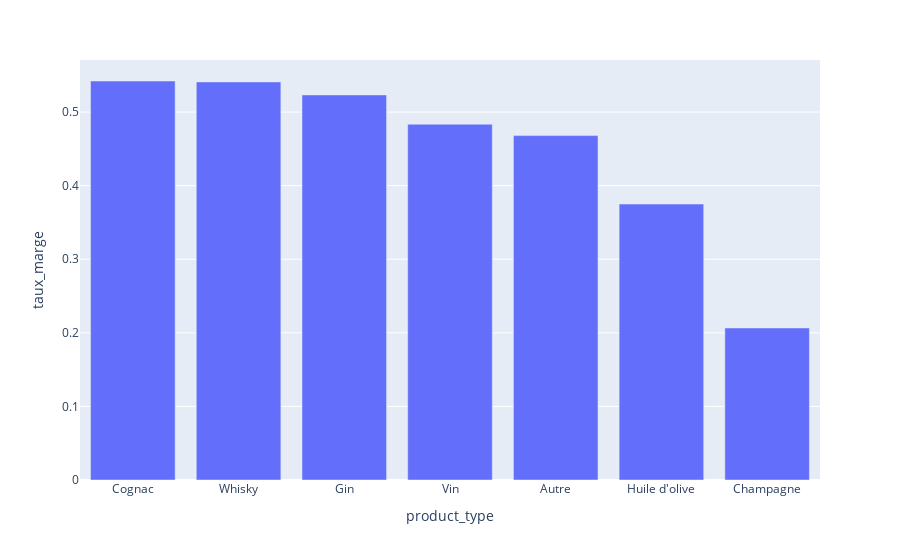

The notebook cell this image was saved under:
### Code cell
#création d'un dataframe avec le taux de marge moyen par type de produit
df_moyenne_marge = df_merge.groupby('product_type')['taux_marge'].mean().reset_index()

#Affichage dans un graphique du taux de marge par type de produit
print(df_moyenne_marge)

graphique_taux_moyenne_marge = df_moyenne_marge.sort_values('taux_marge', ascending=False)
fig = px.bar(graphique_taux_moyenne_marge, y='taux_marge', x='product_type')
fig.update_xaxes(type='category')
fig.show()

### Figure 1 — Plotly figure (JSON) as saved in the notebook; plotly's stock layout.template omitted (floating-point values rounded to 4 significant figures)
{"data": [{"alignmentgroup": "True", "hovertemplate": "product_type=%{x}<br>taux_marge=%{y}<extra></extra>", "legendgroup": "", "marker": {"color": "#636efa", "pattern": {"shape": ""}}, "name": "", "offsetgroup": "", "orientation": "v", "showlegend": false, "textposition": "auto", "type": "bar", "x": ["Cognac", "Whisky", "Gin", "Vin", "Autre", "Huile d'olive", "Champagne"], "xaxis": "x", "y": [0.5422, 0.541, 0.5233, 0.4834, 0.468, 0.375, 0.2066], "yaxis": "y"}], "layout": {"autosize": true, "barmode": "relative", "legend": {"tracegroupgap": 0}, "margin": {"t": 60}, "xaxis": {"anchor": "y", "autorange": true, "domain": [0, 1], "range": [-0.5, 6.5], "title": {"text": "product_type"}, "type": "category"}, "yaxis": {"anchor": "x", "autorange": true, "domain": [0, 1], "range": [0, 0.5708], "title": {"text": "taux_marge"}, "type": "linear"}}}
